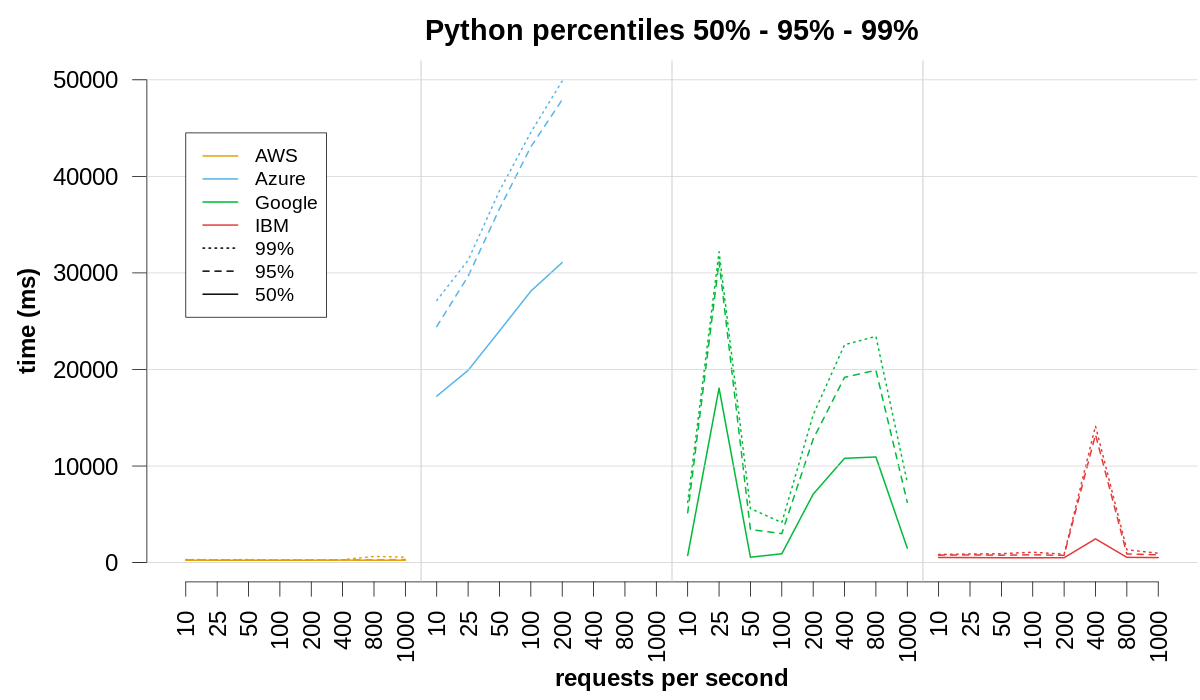

Here is the R script that generated this plot:
x <- read.csv("percentile_latency_python.csv",header=T,sep=",")
x <- t(x)
aws_node_50 <- as.numeric(x[2,1:32])
aws_node_95 <- as.numeric(x[3,1:32])
aws_node_99 <- as.numeric(x[4,1:32])
azure_node_50 <- as.numeric(x[5,1:32])
azure_node_95 <- as.numeric(x[6,1:32])
azure_node_99 <- as.numeric(x[7,1:32])
google_node_50 <- as.numeric(x[8,1:32])
google_node_95 <- as.numeric(x[9,1:32])
google_node_99 <- as.numeric(x[10,1:32])
ibm_node_50 <- as.numeric(x[11,1:32])
ibm_node_95 <- as.numeric(x[12,1:32])
ibm_node_99 <- as.numeric(x[13,1:32])
png(file = "plot_percentile_latency_python.png", width=1200, height=700, units="px", pointsize=24)
par(mar=c(4,5,2,0)+.1)
plot(aws_node_50, type="l", lwd=2, lty=1, col = "#E69F00", xlab = expression(bold("requests per second")), ylab = "", main = "Python percentiles 50% - 95% - 99%",ylim=c(0,50000), xaxt="n", las=1, frame=FALSE)
axis(1, at=1:32, labels=c("10", "25", "50", "100", "200", "400", "800", "1000", "10", "25", "50", "100", "200", "400", "800", "1000", "10", "25", "50", "100", "200", "400", "800", "1000", "10", "25", "50", "100", "200", "400", "800", "1000"), las=2)
lines(aws_node_95,lty=2, type = "l", lwd=2, col = "#E69F00")
lines(aws_node_99,lty=3, type = "l", lwd=2, col = "#E69F00")
lines(azure_node_50,lty=1, type = "l", lwd=2, col = "#56B4E9")
lines(azure_node_95,lty=2, type = "l", lwd=2, col = "#56B4E9")
lines(azure_node_99,lty=3, type = "l", lwd=2, col = "#56B4E9")
lines(google_node_50,lty=1, type = "l", lwd=2, col = "#00BA38")
lines(google_node_95,lty=2, type = "l", lwd=2, col = "#00BA38")
lines(google_node_99,lty=3, type = "l", lwd=2, col = "#00BA38")
lines(ibm_node_50,lty=1, type = "l", lwd=2, col = "#E33939")
lines(ibm_node_95,lty=2, type = "l", lwd=2, col = "#E33939")
lines(ibm_node_99,lty=3, type = "l", lwd=2, col = "#E33939")
abline(v=c(8.5,16.5,24.5), col="gray")
grid (NULL,NULL,nx=0,col = "lightgray")
legend(1, 44500, legend=c("AWS", "Azure", "Google", "IBM", "99%", "95%", "50%"),
col=c("#E69F00", "#56B4E9", "#00BA38", "#E33939", "black", "black", "black"), lwd=2,
lty=c(1,1,1,1,3,2,1), cex=0.8)
title(ylab = expression(bold("time (ms)")), mgp=c(3.5,1,1))
